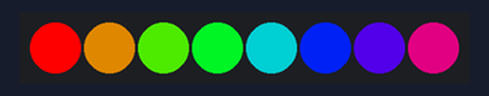
The sketch below on a simulated Arduino Uno, built with avr-gcc and run on an emulated ATmega328P. On the bench: 8 RGB LEDs in strip order, left to right.

Above: at 0.15 s.
At 0.75 s:
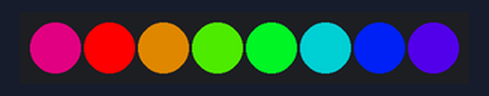
At 1.35 s:
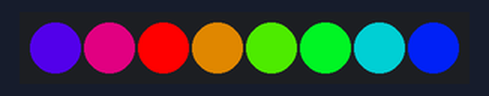
At 2.55 s:
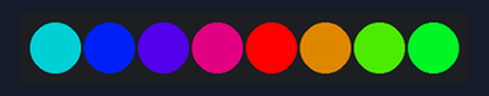
At 3.75 s:
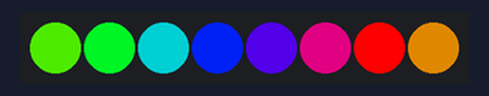
At 5.25 s:
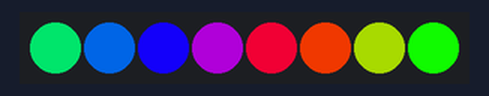
Timing chart, 0 to 40.0 s (numbered marks = the images above):
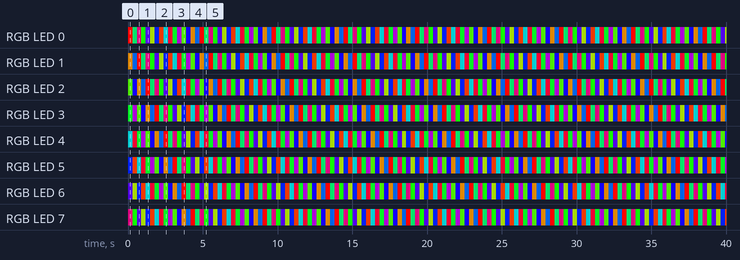

Measured:
- by itself, everything shown: repeats every 4.8 s, in 16 steps

The sketch:

leds.ino
```cpp
#include <Adafruit_NeoPixel.h>

#define LED_PIN 5
#define LED_COUNT 8

Adafruit_NeoPixel strip(LED_COUNT, LED_PIN, NEO_GRB + NEO_KHZ800);

void setup() {
  strip.begin();
  strip.show();
}

void loop() {
  rainbowCycle(2);
}

void rainbowCycle(uint8_t wait) {
  uint16_t i, j;
  for (j = 0; j < 256; j++) {
    for (i = 0; i < strip.numPixels(); i++) {
      strip.setPixelColor(i, Wheel((i * 256 / strip.numPixels() + j) & 255));
    }
    strip.show();
    delay(wait);
  }
}

uint32_t Wheel(byte WheelPos) {
  WheelPos = 255 - WheelPos;
  if (WheelPos < 85) {
    return strip.Color(255 - WheelPos * 3, 0, WheelPos * 3);
  }
  if (WheelPos < 170) {
    WheelPos -= 85;
    return strip.Color(0, WheelPos * 3, 255 - WheelPos * 3);
  }
  WheelPos -= 170;
  return strip.Color(WheelPos * 3, 255 - WheelPos * 3, 0);
}
```
